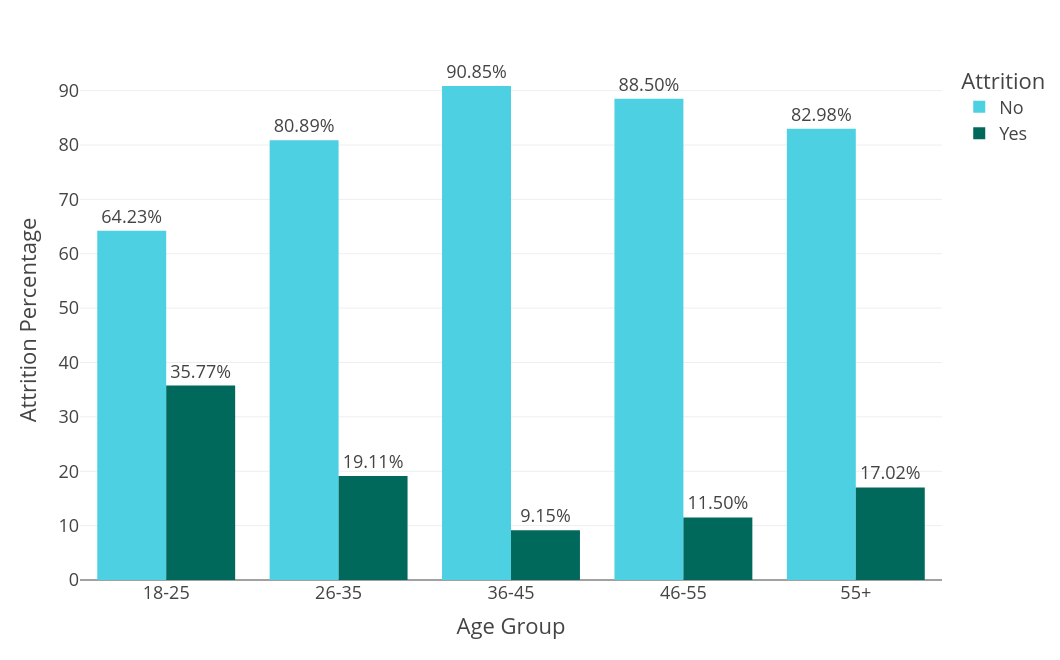

Write notebook code for a chart like this one.
### Markdown cell above
## Visualizing Attrition by Age Group

### Code cell
attrition_by_age = HR_Analytics.groupby(['AgeGroup', 'Attrition']).size().reset_index(name='count')
total_per_age = attrition_by_age.groupby('AgeGroup')['count'].transform('sum')
attrition_by_age['percentage'] = round((attrition_by_age['count'] / total_per_age) * 100, 2)

fig = px.bar(attrition_by_age,
             x='AgeGroup',
             y='percentage',
             color='Attrition',
             #title='Attrition by Age Group (%)',
             color_discrete_sequence=["#4dd0e1", "#00695c"],
             barmode='group',
             text='percentage',
             width=1060,
             height=660)

fig.update_layout(template="presentation",
                  xaxis_title='Age Group',
                  yaxis_title='Attrition Percentage',
                  legend_title=dict(text='Attrition'),
                  paper_bgcolor="rgba(0,0,0,0)",
                  plot_bgcolor="rgba(0,0,0,0)")

fig.update_traces(texttemplate='%{text:.2f}%', textposition='outside')
fig.show()

#fig.write_image(os.path.join(results_dir, 'attrition_by_age.jpg'))
#fig.write_image(os.path.join(results_dir, 'attrition_by_age.png'))
fig.write_html(os.path.join(results_dir, 'attrition_by_age.html'))

### Figure 1 — Plotly figure (JSON) as saved in the notebook; plotly's stock layout.template omitted (floating-point values rounded to 4 significant figures)
{"data": [{"alignmentgroup": "True", "hovertemplate": "Attrition=No<br>AgeGroup=%{x}<br>percentage=%{text}<extra></extra>", "legendgroup": "No", "marker": {"color": "#4dd0e1", "pattern": {"shape": ""}}, "name": "No", "offsetgroup": "No", "orientation": "v", "showlegend": true, "text": [64.23, 80.89, 90.85, 88.5, 82.98], "textposition": "outside", "texttemplate": "%{text:.2f}%", "type": "bar", "x": ["18-25", "26-35", "36-45", "46-55", "55+"], "xaxis": "x", "y": [64.23, 80.89, 90.85, 88.5, 82.98], "yaxis": "y"}, {"alignmentgroup": "True", "hovertemplate": "Attrition=Yes<br>AgeGroup=%{x}<br>percentage=%{text}<extra></extra>", "legendgroup": "Yes", "marker": {"color": "#00695c", "pattern": {"shape": ""}}, "name": "Yes", "offsetgroup": "Yes", "orientation": "v", "showlegend": true, "text": [35.77, 19.11, 9.15, 11.5, 17.02], "textposition": "outside", "texttemplate": "%{text:.2f}%", "type": "bar", "x": ["18-25", "26-35", "36-45", "46-55", "55+"], "xaxis": "x", "y": [35.77, 19.11, 9.15, 11.5, 17.02], "yaxis": "y"}], "layout": {"barmode": "group", "height": 660, "legend": {"title": {"text": "Attrition"}, "tracegroupgap": 0}, "margin": {"t": 60}, "paper_bgcolor": "rgba(0, 0, 0, 0)", "plot_bgcolor": "rgba(0, 0, 0, 0)", "width": 1060, "xaxis": {"anchor": "y", "autorange": true, "domain": [0, 1], "range": [-0.5, 4.5], "title": {"text": "Age Group"}, "type": "category"}, "yaxis": {"anchor": "x", "autorange": true, "domain": [0, 1], "range": [0, 95.63], "title": {"text": "Attrition Percentage"}, "type": "linear"}}}
